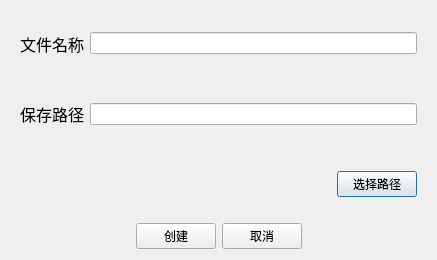
<?xml version="1.0" encoding="UTF-8"?>
<ui version="4.0">
 <class>newFileDialog</class>
 <widget class="QDialog" name="newFileDialog">
  <property name="geometry">
   <rect>
    <x>0</x>
    <y>0</y>
    <width>437</width>
    <height>260</height>
   </rect>
  </property>
  <property name="windowTitle">
   <string>新建</string>
  </property>
  <layout class="QVBoxLayout" name="verticalLayout">
   <item>
    <widget class="QWidget" name="widget_2" native="true">
     <layout class="QHBoxLayout" name="horizontalLayout_2">
      <item>
       <widget class="QLabel" name="FileNameLabel">
        <property name="font">
         <font>
          <family>等线</family>
          <pointsize>12</pointsize>
         </font>
        </property>
        <property name="text">
         <string>文件名称</string>
        </property>
        <property name="textFormat">
         <enum>Qt::PlainText</enum>
        </property>
       </widget>
      </item>
      <item>
       <widget class="QLineEdit" name="fileNameLine"/>
      </item>
     </layout>
    </widget>
   </item>
   <item>
    <widget class="QWidget" name="widget" native="true">
     <layout class="QHBoxLayout" name="horizontalLayout">
      <item>
       <widget class="QLabel" name="PathLabel">
        <property name="font">
         <font>
          <family>等线</family>
          <pointsize>12</pointsize>
         </font>
        </property>
        <property name="text">
         <string>保存路径</string>
        </property>
        <property name="textFormat">
         <enum>Qt::PlainText</enum>
        </property>
       </widget>
      </item>
      <item>
       <widget class="QLineEdit" name="savePathLine"/>
      </item>
     </layout>
    </widget>
   </item>
   <item>
    <widget class="QWidget" name="widget_3" native="true">
     <layout class="QHBoxLayout" name="horizontalLayout_3">
      <item>
       <spacer name="horizontalSpacer_3">
        <property name="orientation">
         <enum>Qt::Horizontal</enum>
        </property>
        <property name="sizeHint" stdset="0">
         <size>
          <width>40</width>
          <height>20</height>
         </size>
        </property>
       </spacer>
      </item>
      <item>
       <widget class="QPushButton" name="checkLoad">
        <property name="text">
         <string>选择路径</string>
        </property>
       </widget>
      </item>
     </layout>
    </widget>
   </item>
   <item>
    <layout class="QHBoxLayout">
     <property name="spacing">
      <number>6</number>
     </property>
     <property name="leftMargin">
      <number>0</number>
     </property>
     <property name="topMargin">
      <number>0</number>
     </property>
     <property name="rightMargin">
      <number>0</number>
     </property>
     <property name="bottomMargin">
      <number>0</number>
     </property>
     <item>
      <spacer name="horizontalSpacer_2">
       <property name="orientation">
        <enum>Qt::Horizontal</enum>
       </property>
       <property name="sizeHint" stdset="0">
        <size>
         <width>40</width>
         <height>20</height>
        </size>
       </property>
      </spacer>
     </item>
     <item>
      <widget class="QPushButton" name="okButton">
       <property name="text">
        <string>创建</string>
       </property>
      </widget>
     </item>
     <item>
      <widget class="QPushButton" name="cancelButton">
       <property name="text">
        <string>取消</string>
       </property>
      </widget>
     </item>
     <item>
      <spacer name="horizontalSpacer">
       <property name="orientation">
        <enum>Qt::Horizontal</enum>
       </property>
       <property name="sizeHint" stdset="0">
        <size>
         <width>40</width>
         <height>20</height>
        </size>
       </property>
      </spacer>
     </item>
    </layout>
   </item>
  </layout>
 </widget>
 <resources/>
 <connections>
  <connection>
   <sender>okButton</sender>
   <signal>clicked()</signal>
   <receiver>newFileDialog</receiver>
   <slot>accept()</slot>
   <hints>
    <hint type="sourcelabel">
     <x>278</x>
     <y>253</y>
    </hint>
    <hint type="destinationlabel">
     <x>96</x>
     <y>254</y>
    </hint>
   </hints>
  </connection>
  <connection>
   <sender>cancelButton</sender>
   <signal>clicked()</signal>
   <receiver>newFileDialog</receiver>
   <slot>reject()</slot>
   <hints>
    <hint type="sourcelabel">
     <x>369</x>
     <y>253</y>
    </hint>
    <hint type="destinationlabel">
     <x>179</x>
     <y>282</y>
    </hint>
   </hints>
  </connection>
 </connections>
</ui>
